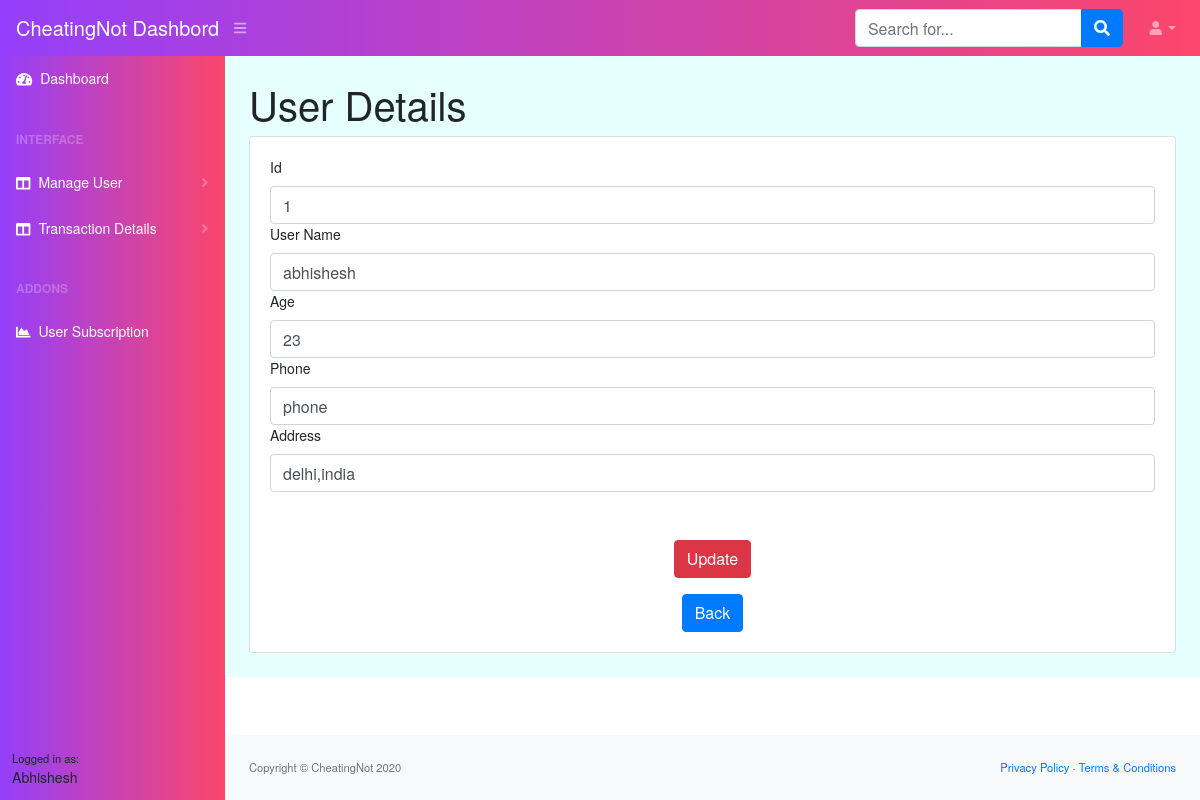
Screenshot of /userUpdate/1 with the database file from the repository.
### cheatingdash/models.py (models this page shows, shortened)
class UserProfile(models.Model):
    user = models.OneToOneField(User, on_delete=models.CASCADE,null=True, blank=True)
    address = models.TextField( blank=True, null=True)
    age=models.CharField(max_length=4,null=True, blank=True)
    phone=models.CharField(max_length=11,null=True, blank=True)
    city=models.CharField(max_length=40,null=True, blank=True)
    create_at = models.DateTimeField(auto_now_add=True)

### cheatingdash/views.py (the view)
# urls.py: path('userUpdate/<int:id>', views.userUpdate, name='userUpdate'),
def userUpdate(request, id):
    obj = UserProfile.objects.get(pk = id)
    form = userForm(request.POST or None, instance = obj)
    if form.is_valid():
        form.save()
        return redirect('/userlist')
    return render(request, 'userupdate.html', {'form': obj})

### templates/userupdate.html (shortened to what this page needs)
{% load static %}
<!DOCTYPE html>
<html lang="en">
    <head>
        <link rel="stylesheet" href="{% static 'css/main.css' %}">
        <link href="https://cdn.datatables.net/1.10.20/css/dataTables.bootstrap4.min.css" rel="stylesheet" />
    </head>
    <body class="sb-nav-fixed">
        <nav class="sb-topnav navbar navbar-expand navbar-dark bg-dark">
            <a class="navbar-brand" href="#">CheatingNot Dashbord</a><button class="btn btn-link btn-sm order-1 order-lg-0" id="sidebarToggle" href="#"><i class="fas fa-bars"></i></button
            >
            <form class="d-none d-md-inline-block form-inline ml-auto mr-0 mr-md-3 my-2 my-md-0">
                <div class="input-group">
                    <input class="form-control" type="text" placeholder="Search for..." aria-label="Search" aria-describedby="basic-addon2" />
                    <div class="input-group-append">
                        <button class="btn btn-primary" type="button"><i class="fas fa-search"></i></button>
                    </div>
                </div>
            </form>
            <ul class="navbar-nav ml-auto ml-md-0">
                <li class="nav-item dropdown">
                    <a class="nav-link dropdown-toggle" id="userDropdown" href="#" role="button" data-toggle="dropdown" aria-haspopup="true" aria-expanded="false"><i class="fas fa-user fa-fw"></i></a>
                </li>
            </ul>
        </nav>
        <div id="layoutSidenav">
            <div id="layoutSidenav_nav">
                <nav class="sb-sidenav accordion sb-sidenav-dark" id="sidenavAccordion">
                    <div class="sb-sidenav-menu">
                        <div class="nav">
                            <a class="nav-link" href="/"
                                ><div class="sb-nav-link-icon"><i class="fas fa-tachometer-alt"></i></div>
                                Dashboard</a
                            >
                            <div class="sb-sidenav-menu-heading">Interface</div>
                            <a class="nav-link collapsed" href="#" data-toggle="collapse" data-target="#collapseLayouts" aria-expanded="false" aria-controls="collapseLayouts"
                                ><div class="sb-nav-link-icon"><i class="fas fa-columns"></i></div>
                               Manage User
                                <div class="sb-sidenav-collapse-arrow"><i class="fas fa-angle-down"></i></div
                            ></a>
                            <a class="nav-link collapsed" href="#" data-toggle="collapse" data-target="#collapseLayouts" aria-expanded="false" aria-controls="collapseLayouts"
                                ><div class="sb-nav-link-icon"><i class="fas fa-columns"></i></div>
                                Transaction Details
                                <div class="sb-sidenav-collapse-arrow"><i class="fas fa-angle-down"></i></div
                            ></a>
                            <div class="sb-sidenav-menu-heading">Addons</div>
                           <a class="nav-link" href="/userSubscription"
                                ><div class="sb-nav-link-icon"><i class="fas fa-chart-area"></i></div>
                                User Subscription</a>
                        </div>
                    </div>
                    <div class="sb-sidenav-footer">
                        <div class="small">Logged in as:</div>
                        Abhishesh
                    </div>
                </nav>
            </div>
            <div id="layoutSidenav_content">
                <main style="background-color: #e6ffff;">
                    <div class="container-fluid">
                        <h1 class="mt-4">User  Details</h1>
                        <div class="card mb-4">
                            <div class="card-body">
                                <div class="table-responsive">
                                   <table class="table">
                <tbody>
                 <form action="/userUpdate/{{form.id}}" method="post" class="mt-5">
        <label for="">Id</label>
        <input type="text" name="first_name" class="form-control" value="{{ form.id }}" />
        <label for="">User Name</label>
        <input type="text" name="first_name" class="form-control" value="{{ form.user }}" />
        <label for="">Age</label>
        <input type="text" name="first_name" class="form-control" value="{{ form.age }}" />
        <label for="">Phone</label>
        <input type="text" name="first_name" class="form-control" value="{{ form.phone }}" />
        <label for="">Address</label>
        <input type="text" name="first_name" class="form-control" value="{{ form.address }}" />
        <center>
            <button type="submit" class="btn btn-danger mt-5">Update</button>
        </center>
        </form>
                </tbody>
            </table>
            <div class="text-center">
    <a href="/userList" class="btn btn-primary text-center">Back</a>
</div>
                                </div>
                            </div>
                        </div>
                    </div>
                </main>
                <footer class="py-4 bg-light mt-auto">
                    <div class="container-fluid">
                        <div class="d-flex align-items-center justify-content-between small">
                            <div class="text-muted">Copyright &copy; CheatingNot 2020</div>
                            <div>
                                <a href="#">Privacy Policy</a>
                                &middot;
                                <a href="#">Terms &amp; Conditions</a>
                            </div>
                        </div>
                    </div>
                </footer>
            </div>
        </div>
    </body>
</html>

### rows the page displays
UserProfile: first_name "1", first_name "abhishesh", first_name "23", first_name "phone", first_name "delhi,india"
